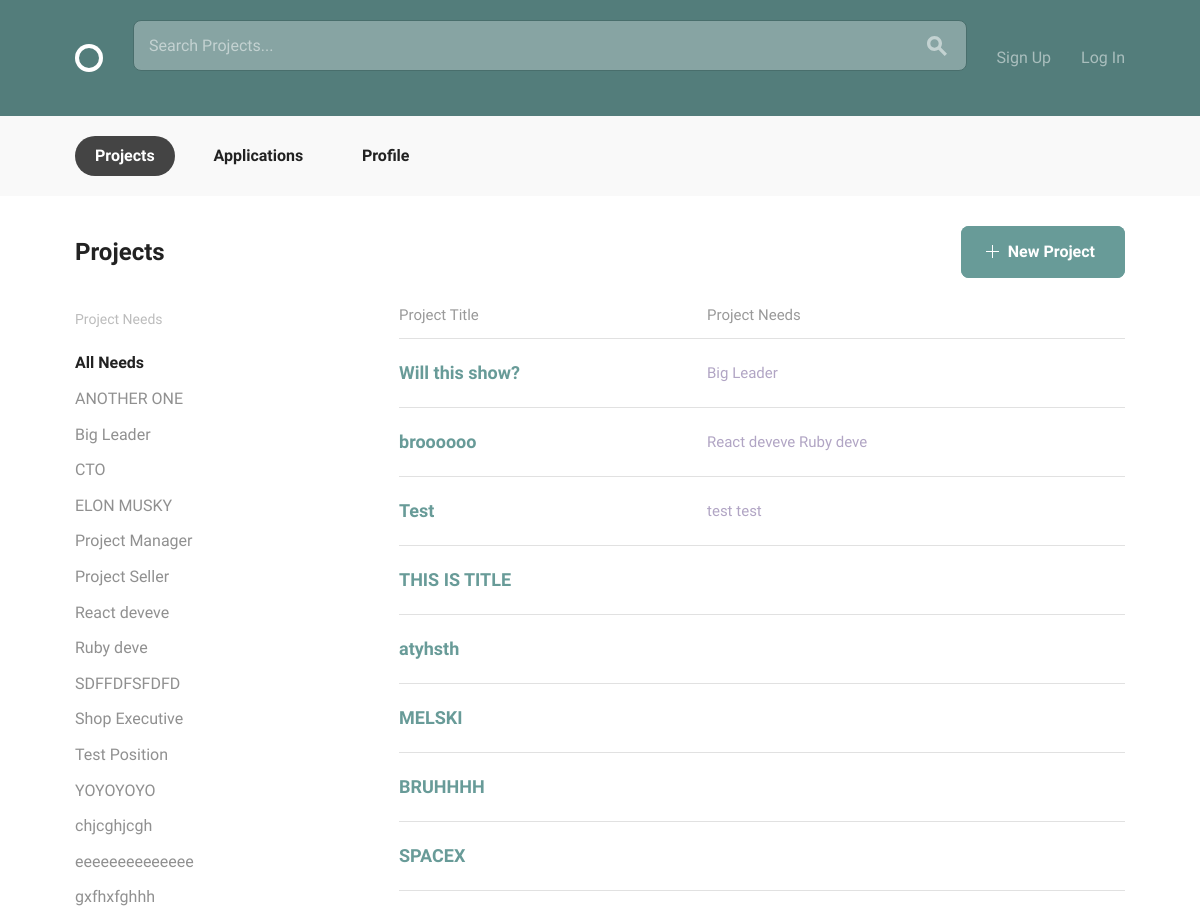
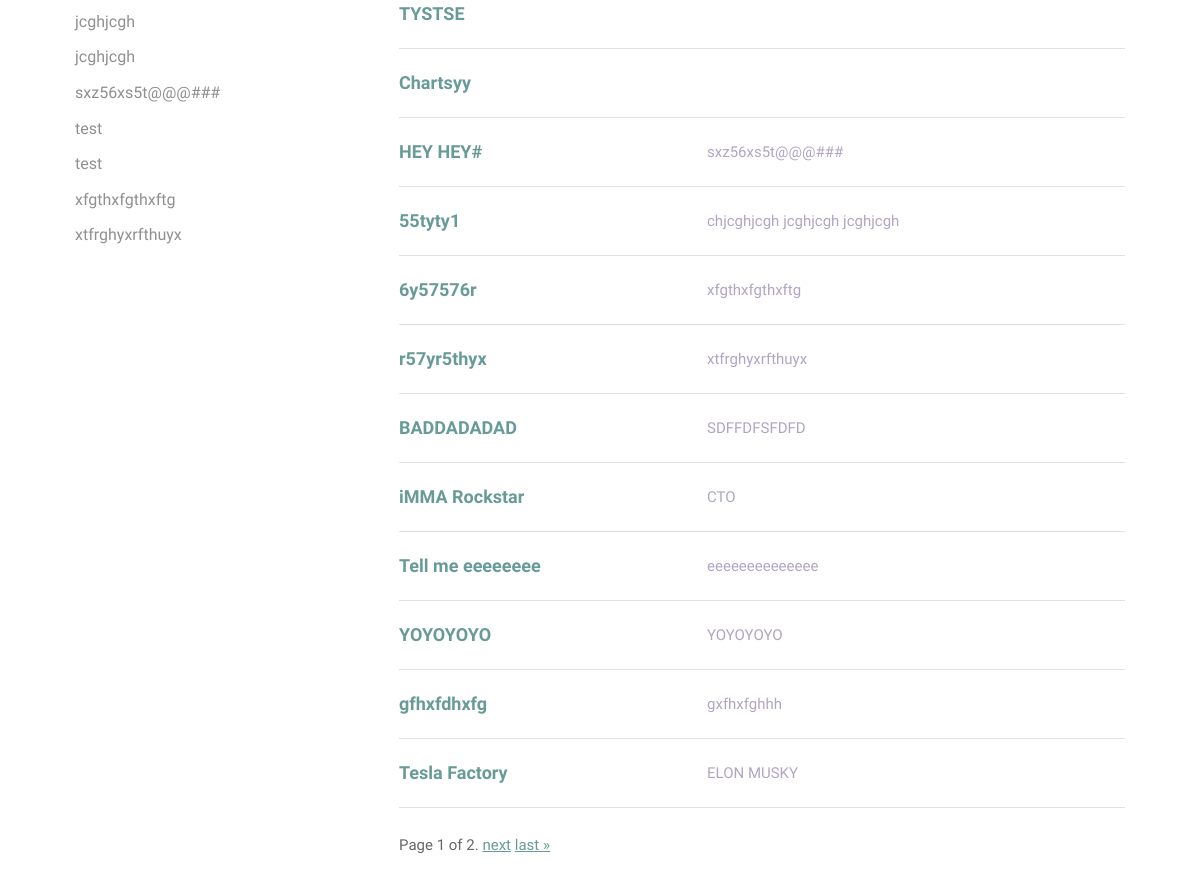
/projects/, run on the app's committed database (2 pictures, top to bottom).
### projects/models.py (models this page shows, shortened)
class Position(models.Model):
    project_master = models.ForeignKey(Project, on_delete=models.CASCADE, related_name="position_set", null=True)
    position_title = models.CharField(max_length=15)
    position_description = models.CharField(max_length=150)
    skills = models.ManyToManyField('accounts.Skill')
    class Meta:
        ordering = ['position_title']

class Project(models.Model):
    owner = models.ForeignKey(settings.AUTH_USER_MODEL, on_delete=models.CASCADE, null=True)
    title = models.CharField(max_length=30)
    slug = models.SlugField(null=True)
    description = models.CharField(max_length=150)
    timeline = models.CharField(max_length=30)
    requirements = models.CharField(max_length=150)
    date_created = models.DateTimeField(default=timezone.now)
    positions = models.ManyToManyField('Position', related_name="projects", default=None)
    count = models.IntegerField(null=True, default=0)
    class Meta:
        ordering = ['-date_created']

### projects/views.py (the view)
# urls.py: path('', views.ProjectList.as_view(), name='projects'),
class ProjectList(ListView):
    model = Project
    template_name = "project_list.html"
    context_object_name = "projects"
    paginate_by = 20
    def get_queryset(self):
        position_val = self.request.GET.get('position','')
        if position_val == '':
            return Project.objects.all()
        else:
            projects = Project.objects.filter(position_set__position_title=position_val)
            return projects
    def get_context_data(self, **kwargs):
        context = super().get_context_data(**kwargs)
        context['now'] = timezone.now()
        context['positions_list'] = Position.objects.all()
        return context

### projects/templates/project_list.html (shortened to what this page needs)
{% extends 'layout.html' %}
{% block body_content %}
  <body>
    <div class="circle--actions--bar">
      <nav class="bounds">
        <ul class="circle--pill--list">
          <li><a class="selected" href="{% url 'projects:projects' %}">Projects</a></li>
          <li><a href="{% url 'projects:applications_list' %}">Applications</a></li>
          <li><a href="{% url 'accounts:profile' %}">Profile</a></li>
        </ul>
      </nav>
    </div>
    <div class="bounds circle--page">
      <div class="circle--page--header circle--fluid">
        <div class="circle--fluid--cell circle--fluid--primary">
          <h2>Projects</h2>
        </div>
        <div class="circle--fluid--cell circle--fluid--secondary">
          <a class="button button-primary icon-on-left"  href="{% url 'projects:project_create' %}">
            <svg version="1.1" xmlns="http://www.w3.org/2000/svg" xmlns:xlink="http://www.w3.org/1999/xlink" x="0px" y="0px" viewBox="0 0 13 13" style="enable-background:new 0 0 13 13;" xml:space="preserve" class="add">
              <polygon points="7,6 7,0 6,0 6,6 0,6 0,7 6,7 6,13 7,13 7,7 13,7 13,6 "/>
            </svg>
            New Project
          </a>
        </div>
      </div>
      <div class="grid-25">
        <div class="circle--filter circle--secondary--module">
          <h4>Project Needs</h4>
          <ul class="circle--filter--list">
            <li><a class="selected">All Needs</a></li>
            {% for position in positions_list %}
            <li><a href="{{ request.path }}?position={{ position.position_title | urlencode }}">{{ position.position_title }}</a></li>
            {% endfor %}
          </ul>
        </div>
      </div>
      <div class="grid-70 grid-push-5">
        <table class="u-full-width circle--table">
          <thead>
            <tr>
              <th>Project Title</th>
              <th class="circle--cell--right">Project Needs</th>
            </tr>
          </thead>
          {% for project in projects %}
          <tbody>
            <tr class="clickable-row" data-href="{% url 'projects:project_details' slug=project.slug %}">
              <td>
                <h3>{{project.title}}</h3>
              </td>
              <td class="circle--cell--right">
                {% for position in project.position_set.all %}
                <span class="secondary-label">{{ position.position_title }}</span>
                {% endfor %}
              </td>
            </tr>
          </tbody>
          {% endfor %}
        </table>
          <div class="pagination">
              <span class="step-links">
                  <span class="current">
                      Page {{ page_obj.number }} of {{ page_obj.paginator.num_pages }}.
                  </span>
                  {% if page_obj.has_next %}
                      <a href="?page={{ page_obj.next_page_number }}">next</a>
                      <a href="?page={{ page_obj.paginator.num_pages }}">last &raquo;</a>
                  {% endif %}
              </span>
          </div>
      </div>
    </div>
  </body>
{% endblock %}

### data on the page
Position: position_title "ANOTHER ONE"
Position: position_title "Big Leader"
Position: position_title "CTO"
Position: position_title "ELON MUSKY"
Position: position_title "Project Manager"
Position: position_title "Project Seller"
Position: position_title "React deveve"
Position: position_title "Ruby deve"
Position: position_title "SDFFDFSFDFD"
Position: position_title "Shop Executive"
Position: position_title "Test Position"
Position: position_title "YOYOYOYO"
Position: position_title "chjcghjcgh"
Position: position_title "eeeeeeeeeeeeee"
Position: position_title "gxfhxfghhh"
Position: position_title "jcghjcgh"
Position: position_title "jcghjcgh"
Position: position_title "sxz56xs5t@@@###"
Position: position_title "test"
Position: position_title "test"
Position: position_title "xfgthxfgthxftg"
Position: position_title "xtfrghyxrfthuyx"
Project: title "Will this show?"
Project: title "broooooo"
Project: title "Test"
Project: title "THIS IS TITLE"
Project: title "atyhsth"
Project: title "MELSKI"
Project: title "BRUHHHH"
Project: title "SPACEX"
Project: title "TYSTSE"
Project: title "Chartsyy"
Project: title "HEY HEY#"
Project: title "55tyty1"
Project: title "6y57576r"
Project: title "r57yr5thyx"
Project: title "BADDADADAD"
Project: title "iMMA Rockstar"
Project: title "Tell me eeeeeeee"
Project: title "YOYOYOYO"
Project: title "gfhxfdhxfg"
Project: title "Tesla Factory"

### other printed values
{{ page_obj.number }} "1"
{{ page_obj.paginator.num_pages }} "2"
